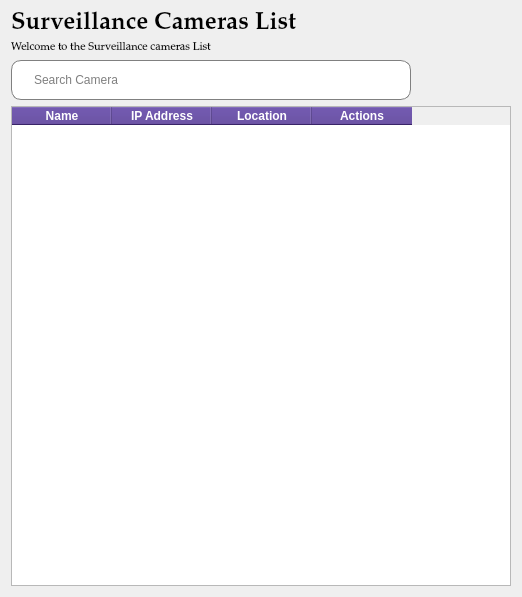
             <widget class="QWidget" name="cam_list_page">
              <layout class="QGridLayout" name="gridLayout_5">
               <item row="0" column="0">
                <layout class="QVBoxLayout" name="verticalLayout_13">
                 <item>
                  <widget class="QLabel" name="label_13">
                   <property name="font">
                    <font>
                     <family>Palatino Linotype</family>
                     <pointsize>18</pointsize>
                     <weight>75</weight>
                     <bold>true</bold>
                    </font>
                   </property>
                   <property name="text">
                    <string>Surveillance Cameras List</string>
                   </property>
                  </widget>
                 </item>
                 <item>
                  <widget class="QLabel" name="label_16">
                   <property name="font">
                    <font>
                     <family>Palatino Linotype</family>
                     <pointsize>8</pointsize>
                     <weight>50</weight>
                     <bold>false</bold>
                    </font>
                   </property>
                   <property name="text">
                    <string>Welcome to the Surveillance cameras List</string>
                   </property>
                  </widget>
                 </item>
                </layout>
               </item>
               <item row="1" column="0">
                <layout class="QVBoxLayout" name="verticalLayout_14">
                 <item>
                  <widget class="QLineEdit" name="search_camera">
                   <property name="minimumSize">
                    <size>
                     <width>350</width>
                     <height>40</height>
                    </size>
                   </property>
                   <property name="maximumSize">
                    <size>
                     <width>400</width>
                     <height>40</height>
                    </size>
                   </property>
                   <property name="styleSheet">
                    <string notr="true">QLineEdit{
	padding-left:20px;
	border:1px solid gray;
	border-radius:10px;
	color:black;
}</string>
                   </property>
                   <property name="text">
                    <string/>
                   </property>
                   <property name="placeholderText">
                    <string>Search Camera</string>
                   </property>
                   <property name="clearButtonEnabled">
                    <bool>true</bool>
                   </property>
                  </widget>
                 </item>
                 <item>
                  <widget class="QTableWidget" name="cam_list_table">
                   <property name="minimumSize">
                    <size>
                     <width>500</width>
                     <height>480</height>
                    </size>
                   </property>
                   <property name="maximumSize">
                    <size>
                     <width>550</width>
                     <height>500</height>
                    </size>
                   </property>
                   <property name="styleSheet">
                    <string notr="true">QHeaderView::section{
	font-weight:bold;
	background-color: rgb(80, 50, 145);
	color:white;
}
QTabWidget{
	alternate-background-color:#BOEDFB;
	background-color:#F4F9FA;
	
}</string>
                   </property>
                   <property name="alternatingRowColors">
                    <bool>true</bool>
                   </property>
                   <column>
                    <property name="text">
                     <string>Name</string>
                    </property>
                   </column>
                   <column>
                    <property name="text">
                     <string>IP Address</string>
                    </property>
                   </column>
                   <column>
                    <property name="text">
                     <string>Location</string>
                    </property>
                   </column>
                   <column>
                    <property name="text">
                     <string>Actions</string>
                    </property>
                   </column>
                  </widget>
                 </item>
                </layout>
               </item>
              </layout>
             </widget>
